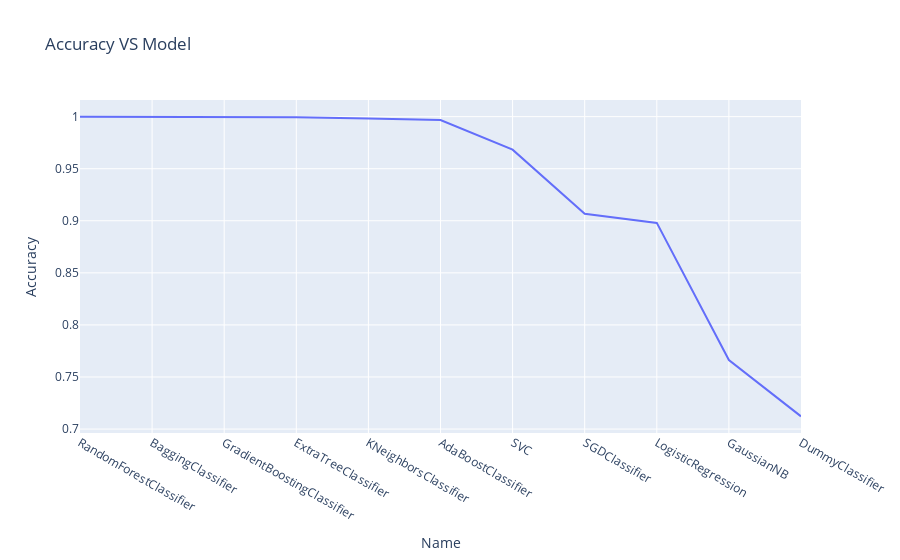

This figure's notebook cell:
### Code cell
model_df.sort_values(by = 'Accuracy',ascending = False,inplace = True)
fig = px.line(model_df, x="Name", y="Accuracy", title='Accuracy VS Model')
fig.show()

### Figure 1 — Plotly figure (JSON) as saved in the notebook; plotly's stock layout.template omitted (floating-point values rounded to 4 significant figures)
{"data": [{"hovertemplate": "Name=%{x}<br>Accuracy=%{y}<extra></extra>", "legendgroup": "", "line": {"color": "#636efa", "dash": "solid"}, "marker": {"symbol": "circle"}, "mode": "lines", "name": "", "orientation": "v", "showlegend": false, "type": "scatter", "x": ["RandomForestClassifier", "BaggingClassifier", "GradientBoostingClassifier", "ExtraTreeClassifier", "KNeighborsClassifier", "AdaBoostClassifier", "SVC", "SGDClassifier", "LogisticRegression", "GaussianNB", "DummyClassifier"], "xaxis": "x", "y": [1.0, 0.9998, 0.9995, 0.9994, 0.9982, 0.9968, 0.9683, 0.9067, 0.898, 0.7663, 0.7122], "yaxis": "y"}], "layout": {"legend": {"tracegroupgap": 0}, "title": {"text": "Accuracy VS Model"}, "xaxis": {"anchor": "y", "domain": [0, 1], "title": {"text": "Name"}}, "yaxis": {"anchor": "x", "domain": [0, 1], "title": {"text": "Accuracy"}}}}
